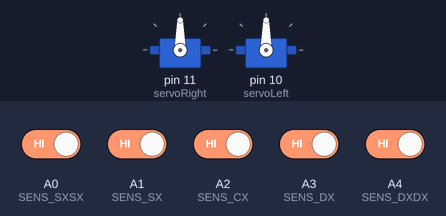
The sketch below on a simulated Arduino Uno, built with avr-gcc and run on an emulated ATmega328P. Parts: 2 × servo. The inputs (shaded band) are chosen by the test bench; at power-on: A0 (SENS_SXSX), A1 (SENS_SX), A2 (SENS_CX), A3 (SENS_DX), A4 (SENS_DXDX) HIGH.

Above: at 1.2 s.
1.3 s: A2 (SENS_CX) driven LOW
At 2.5 s:
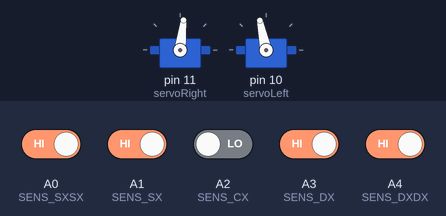
2.8 s: A1 (SENS_SX) driven LOW
At 4.0 s:
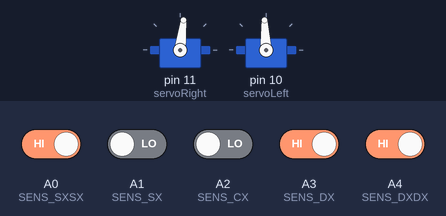
4.3 s: A1 (SENS_SX) driven HIGH
At 5.1 s:
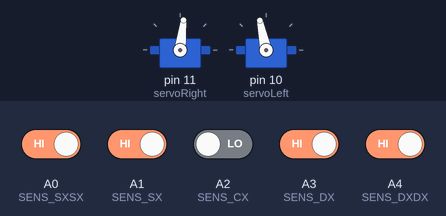
5.8 s: A3 (SENS_DX) driven LOW
At 6.1 s:
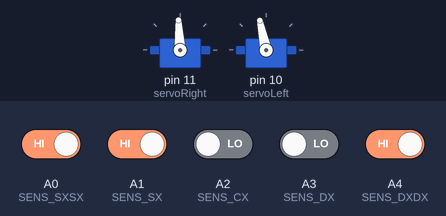
7.3 s: A0 (SENS_SXSX) driven LOW
At 7.7 s:
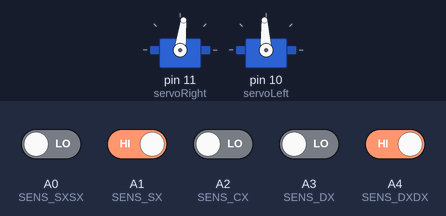
Timing chart, 0 to 9.8 s (numbered marks = the images above; inputs shaded):
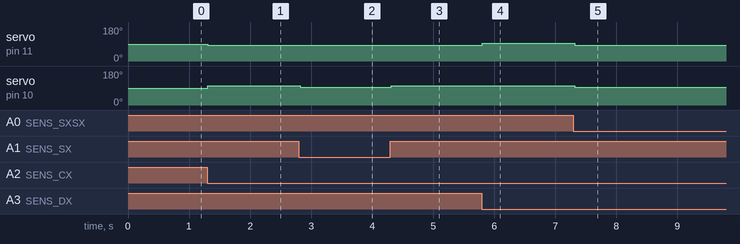

Measured:
- after the input at 1.3 s, servo on pin 11 (servoRight): 90° → 83° at once; servo on pin 10 (servoLeft): 90° → 102° at once
- after the input at 2.8 s, servo on pin 10 (servoLeft): 102° → 93° at once
- after the input at 4.3 s, servo on pin 10 (servoLeft): 93° → 102° at once
- after the input at 5.8 s, servo on pin 11 (servoRight): 83° → 93° at once
- after the input at 7.3 s, servo on pin 11 (servoRight): 93° → 83° at once; servo on pin 10 (servoLeft): 102° → 93° at once

The sketch:

robottino_18nov.ino
```cpp
#include <Servo.h> // Include servo library

Servo servoRight; // Servo destro
Servo servoLeft;  // Servo sinistro

// Pin sensori
const int SENS_SXSX = A0;
const int SENS_SX   = A1;
const int SENS_CX   = A2;
const int SENS_DX   = A3;
const int SENS_DXDX = A4;

// Funzione per muovere il robot
void muovi(char direzione) {
  if (direzione == 'a') {        // avanti
    servoRight.writeMicroseconds(1400);
    servoLeft.writeMicroseconds(1600);
    delay(10);
  } else if (direzione == 's') { // sinistra
    servoRight.writeMicroseconds(1400);
    servoLeft.writeMicroseconds(1500);
    delay(10);
  } else if (direzione == 'd') { // destra
    servoRight.writeMicroseconds(1500);
    servoLeft.writeMicroseconds(1600);
    delay(10);
  } else if (direzione == 'x') { // stop
    servoRight.writeMicroseconds(1500);
    servoLeft.writeMicroseconds(1500);
    delay(10);
  }
}

// Controlla se i sensori vedono la linea
bool fermo_stop() {
  int s1 = digitalRead(SENS_SXSX);
  int s2 = digitalRead(SENS_SX);
  int s3 = digitalRead(SENS_CX);
  int s4 = digitalRead(SENS_DX);
  int s5 = digitalRead(SENS_DXDX);

  // Se tutti i sensori sono 0 (nero), fermati
  if (s1 == 0 && s2 == 0 && s3 == 0 && s4 == 0 && s5 == 0) {
    return false;
  }
  return true;
}

void verifica_motori (){
    servoRight.writeMicroseconds(1500);
    servoLeft.writeMicroseconds(1500);
    delay(900000000);
}
// Segui la linea nera
void segui_linea() {
  int s1 = digitalRead(SENS_SXSX);
  int s2 = digitalRead(SENS_SX);
  int s3 = digitalRead(SENS_CX);
  int s4 = digitalRead(SENS_DX);
  int s5 = digitalRead(SENS_DXDX);

  if (fermo_stop() == true) {

    if (s3 == 0 && s2 == 1 && s4 == 1) {    // Linea al centro → vai dritto
      muovi('a');
    }
    else if (s2 == 0 || s1 == 0) {   // Linea leggermente a sinistra
      muovi('s');
    }
    else if (s4 == 0 || s5 == 0) {   // Linea leggermente a destra
      muovi('d');
    }
    delay(10);
  }
  else {
    muovi('x');
  }
}


void setup() {
  servoRight.attach(11);
  servoLeft.attach(10);

  pinMode(SENS_SXSX, INPUT);
  pinMode(SENS_SX, INPUT);
  pinMode(SENS_CX, INPUT);
  pinMode(SENS_DX, INPUT);
  pinMode(SENS_DXDX, INPUT);
}

void loop() {
  segui_linea();  // il robot segue continuamente la linea
}
```

codice_robot.cpp
```cpp
#include <Servo.h> // Include servo library


Servo servoRight; // Declare right servo

Servo servoLeft; // Declare right servo


void muovi(String direzione, int tempo) {

  if (direzione == "avanti") {

    servoRight.writeMicroseconds(1300);

    servoLeft.writeMicroseconds(1700);

  }

  else if (direzione == "indietro") {

    servoRight.writeMicroseconds(1700);

    servoLeft.writeMicroseconds(1300);

  } else if (direzione == "sinistra") {

    servoRight.writeMicroseconds(1300);

    servoLeft.writeMicroseconds(1300);

  } else if (direzione == "destra") {

    servoRight.writeMicroseconds(1700);

    servoLeft.writeMicroseconds(1700);

  }

  delay(tempo);

}

void verifica_motori (){

    servoRight.writeMicroseconds(1500);

    servoLeft.writeMicroseconds(1500);

    delay(900000000);

}

void quadrato_destra(){

  for(int i = 0; i<4;i++){

  muovi("avanti",3000);

  muovi("destra",600);

  }   // fa andare avanti e girare perfettamente di 90 gradi robottino per farli fare un qudrato

}


void setup() {

  servoRight.attach(11); // Attach right signal to pin 12

  servoLeft.attach(10);


  quadrato_destra();

  verifica_motori();


  servoRight.detach(); // Attach right signal to pin 12

  servoLeft.detach();

}

void loop() // Main loop auto-repeats

{ // Empty, nothing needs repeating

} 
```
